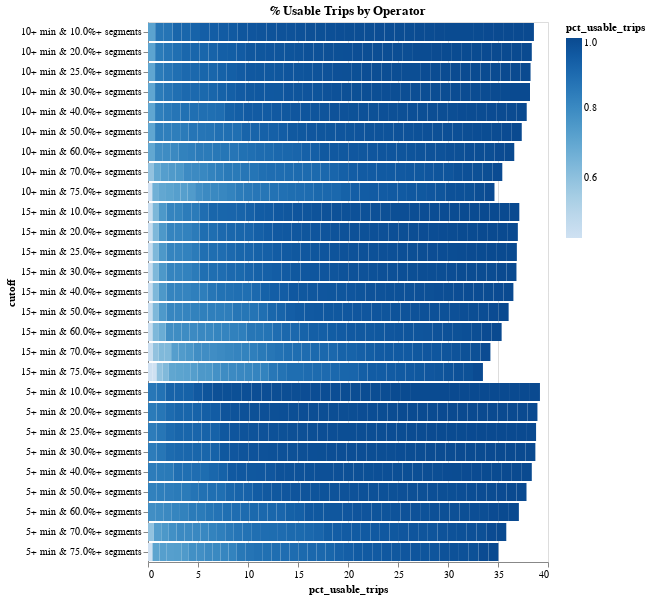

Notebook source saved alongside this figure:
### Code cell
chart1

### Figure 1 — Vega-Lite specification as saved in the notebook (floating-point values rounded to 4 significant figures; data arrays with more than 128 entries replaced by an {"elided": "..."} marker saying what was removed)
{"config": {"view": {"continuousWidth": 400, "continuousHeight": 300}}, "data": {"name": "data-6128377eaee29b040115dc5a1cd2266f"}, "mark": "bar", "encoding": {"color": {"field": "pct_usable_trips", "type": "quantitative"}, "tooltip": [{"field": "cutoff", "type": "nominal"}, {"field": "calitp_itp_id", "type": "quantitative"}, {"field": "pct_usable_trips", "type": "quantitative"}, {"field": "n_trips", "type": "quantitative"}], "x": {"field": "pct_usable_trips", "type": "quantitative"}, "y": {"field": "cutoff", "type": "nominal"}}, "selection": {"selector002": {"type": "single", "fields": ["calitp_itp_id"], "bind": {"input": "select", "options": [4, 30, 45, 75, 110, 126, 127, 135, 148, 159, 167, 182, 188, 194, 218, 221, 226, 235, 243, 246, 247, 259, 269, 273, 282, 284, 290, 293, 294, 295, 300, 301, 310, 314, 315, 336, 349, 350, 361, 372], "name": "Operator"}}, "selector003": {"type": "single", "fields": ["segment_cutoff"], "bind": {"input": "select", "options": [0.1, 0.2, 0.25, 0.3, 0.4, 0.5, 0.6, 0.7, 0.75], "name": "Segment"}}, "selector004": {"type": "single", "fields": ["trip_cutoff"], "bind": {"input": "select", "options": [5, 10, 15], "name": "Time"}}}, "title": "% Usable Trips by Operator", "transform": [{"filter": {"selection": "selector002"}}, {"filter": {"selection": "selector003"}}, {"filter": {"selection": "selector004"}}], "$schema": "https://vega.github.io/schema/vega-lite/v4.17.0.json", "datasets": {"data-6128377eaee29b040115dc5a1cd2266f": {"elided": "1080 records"}}}
